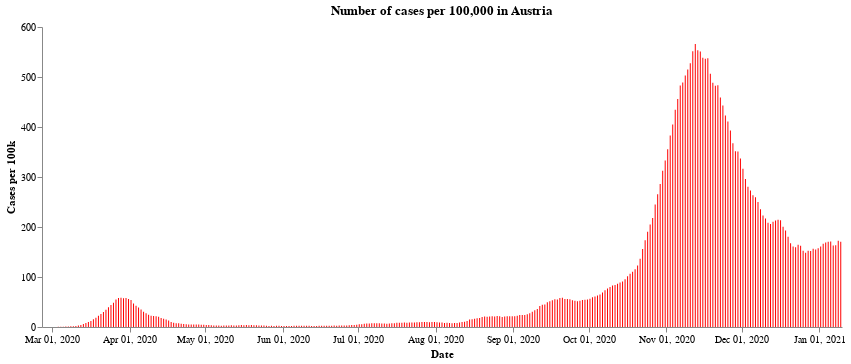

Notebook source saved alongside this figure:
### Markdown cell above
First we have the number of cases per 100,000 population across the whole of Austria. After a very sharp rise in cases during the end of October and the middle of November, the number of new cases have fallen due to the second lockdown. At the time of writting, the cases seem to have levelled off a little - though the Austrian government announced a third lockdown lasting a month starting from the 26th of December, in the expectation that cases will continue to rise over the festive period.

### Code cell
#collapse
import altair as alt

alt.Chart(all_austria).mark_bar(
    color='red',
    opacity=1,
    size=1
).encode(
    x=alt.X("yearmonthdate(Time):T", axis=alt.Axis(title='Date')),
    y=alt.Y("SiebenTageInzidenzFaelle:Q",
            axis=alt.Axis(title='Cases per 100k')),
).configure_axis(grid=False).configure_view(strokeWidth=0).properties(
    title='Number of cases per 100,000 in Austria', width=800
)

### Figure 1 — Vega-Lite specification as saved in the notebook (floating-point values rounded to 4 significant figures; data arrays with more than 128 entries replaced by an {"elided": "..."} marker saying what was removed)
{"config": {"view": {"continuousWidth": 400, "continuousHeight": 300, "strokeWidth": 0}, "axis": {"grid": false}}, "data": {"name": "data-9dca8be1c863cf4b03aba82648d5c9c6"}, "mark": {"type": "bar", "color": "red", "opacity": 1, "size": 1}, "encoding": {"x": {"type": "temporal", "axis": {"title": "Date"}, "field": "Time", "timeUnit": "yearmonthdate"}, "y": {"type": "quantitative", "axis": {"title": "Cases per 100k"}, "field": "SiebenTageInzidenzFaelle"}}, "title": "Number of cases per 100,000 in Austria", "width": 800, "$schema": "https://vega.github.io/schema/vega-lite/v4.8.1.json", "datasets": {"data-9dca8be1c863cf4b03aba82648d5c9c6": {"elided": "319 records"}}}
